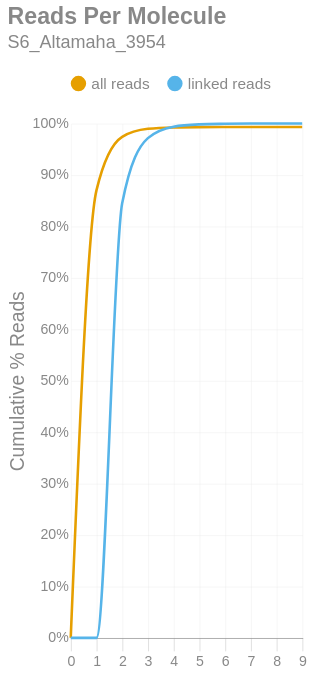

Notebook code cell kept with this figure:
### Markdown cell above
### Reads per Molecule
This chart shows the cumulative distribution of the number of reads per linked molecule. That is, how many alignments are associated with a unique molecule. This excludes the number of reads associated with invalid or absent linked-read barcodes. The `linked` histogram is the percentages recalculated when disregarding singletons.

### Code cell
if SKIPLR:
    print_html(f"Skipped")
else:
    counts = np.bincount(valids['reads'].cast(pl.Int64).to_numpy())
    weighted = counts * np.arange(len(counts))
    all_perc = weighted / n_reads
    linked_perc = weighted / n_linked_reads
    linked_perc[1] = 0
    binned_df = pl.DataFrame({
        'readsper': list(range(len(counts))),
        'all reads (cumsum)': np.cumsum(all_perc).tolist(),
        'linked reads (cumsum)': np.cumsum(linked_perc).tolist(),
    })

    with SafeRender(binned_df):
        (
            density_plot(binned_df, 'Reads Per Molecule', samplename, 'readspmol')
            .encode(
                x=alt.X('readsper:O', title=None).axis(labelAngle=0).scale(padding=0),
                y=alt.Y('value:Q', title='Cumulative % Reads').axis(format='%').stack(False),
                color=alt.Color("key:N").scale(domain=["all reads", "linked reads"]),
                tooltip=[
                    alt.Tooltip("key:N", title="Data Type"),
                    alt.Tooltip("readsper:O", title="Reads Per Molecule"),
                    alt.Tooltip("value:Q", format=".2%", title="% Reads (Cum.)")
                ]            
            )
        ).display()

### Figure 1 — Vega-Lite specification as saved in the notebook (floating-point values rounded to 4 significant figures)
{"width": "container", "height": 400, "config": {"title": {"anchor": "start", "dy": -15, "fontSize": 18, "color": "#888888", "subtitleColor": "#888888", "subtitleFontSize": 14}, "arc": {"fill": "#0072B2"}, "axis": {"domainColor": "#888888", "domainWidth": 0.5, "gridWidth": 0.2, "grid": false, "titleFontWeight": 400, "titleFontSize": 15, "labelFontSize": 11, "labelColor": "#888888", "tickColor": "#888888", "tickWidth": 0.2, "titleColor": "#888888"}, "axisBand": {"grid": false}, "axisX": {"grid": true, "tickSize": 10, "domainCap": "round"}, "axisY": {"domain": false, "grid": true, "tickSize": 0, "domainCap": "round"}, "background": "transparent", "header": {"labelFontSize": 15, "labelColor": "#888888", "titleFontSize": 15, "titleFontWeight": 600, "titleColor": "#888888"}, "legend": {"labelFont": "sans-serif", "labelFontSize": 12, "labelColor": "#888888", "symbolSize": 100, "symbolType": "circle", "titleFontSize": 12, "titlePadding": 10, "titleColor": "#888888", "title": null, "orient": "top"}, "range": {"category": ["#E69F00", "#56B4E9", "#009E73", "#F0E442", "#0072B2", "#D55E00", "#CC79A7", "#000000"], "diverging": ["#cfe8f3", "#a2d4ec", "#73bfe2", "#46abdb", "#1696d2", "#12719e"]}, "area": {"fill": "#0072B2", "fillOpacity": 0.7, "line": true, "strokeOpacity": 0.7}, "line": {"color": "#0072B2", "stroke": "#0072B2", "strokeWidth": 2}, "trail": {"color": "#0072B2", "stroke": "#0072B2", "strokeWidth": 0, "size": 1}, "point": {"filled": true, "fillOpacity": 1.0, "size": 95}, "text": {"color": "#888888", "fontSize": 11, "align": "right", "fontWeight": 400, "size": 11}, "bar": {"fill": "#0072B2", "stroke": null}, "view": {"stroke": null, "continuousWidth": 660, "continuousHeight": 400}}, "data": {"name": "data-840b8b7ef32d1e98368bde08e1397535"}, "mark": {"type": "line", "interpolate": "monotone", "point": {"opacity": 0, "size": 275}}, "encoding": {"color": {"field": "key", "scale": {"domain": ["all reads", "linked reads"]}, "type": "nominal"}, "tooltip": [{"field": "key", "title": "Data Type", "type": "nominal"}, {"field": "readsper", "title": "Reads Per Molecule", "type": "ordinal"}, {"field": "value", "format": ".2%", "title": "% Reads (Cum.)", "type": "quantitative"}], "x": {"axis": {"labelAngle": 0}, "field": "readsper", "scale": {"padding": 0}, "title": null, "type": "ordinal"}, "y": {"axis": {"format": "%"}, "field": "value", "stack": false, "title": "Cumulative % Reads", "type": "quantitative"}}, "params": [{"name": "param_c36ac31b6afebe62", "select": {"type": "point", "fields": ["key"]}, "bind": "legend"}], "title": {"text": "Reads Per Molecule", "subtitle": "S6_Altamaha_3954"}, "transform": [{"fold": ["all reads (cumsum)", "linked reads (cumsum)"]}, {"calculate": "replace(datum.key, ' (cumsum)', '')", "as": "key"}, {"filter": {"param": "param_c36ac31b6afebe62"}}], "usermeta": {"embedOptions": {"downloadFileName": "S6_Altamaha_3954.readspmol"}}, "$schema": "https://vega.github.io/schema/vega-lite/v6.1.0.json", "datasets": {"data-840b8b7ef32d1e98368bde08e1397535": [{"readsper": 0, "all reads (cumsum)": 0.0, "linked reads (cumsum)": 0.0}, {"readsper": 1, "all reads (cumsum)": 0.8698, "linked reads (cumsum)": 0.0}, {"readsper": 2, "all reads (cumsum)": 0.9739, "linked reads (cumsum)": 0.8447}, {"readsper": 3, "all reads (cumsum)": 0.9895, "linked reads (cumsum)": 0.9714}, {"readsper": 4, "all reads (cumsum)": 0.9923, "linked reads (cumsum)": 0.9938}, {"readsper": 5, "all reads (cumsum)": 0.9928, "linked reads (cumsum)": 0.9982}, {"readsper": 6, "all reads (cumsum)": 0.993, "linked reads (cumsum)": 0.9993}, {"readsper": 7, "all reads (cumsum)": 0.993, "linked reads (cumsum)": 0.9999}, {"readsper": 8, "all reads (cumsum)": 0.993, "linked reads (cumsum)": 1.0}, {"readsper": 9, "all reads (cumsum)": 0.993, "linked reads (cumsum)": 1.0}]}}
